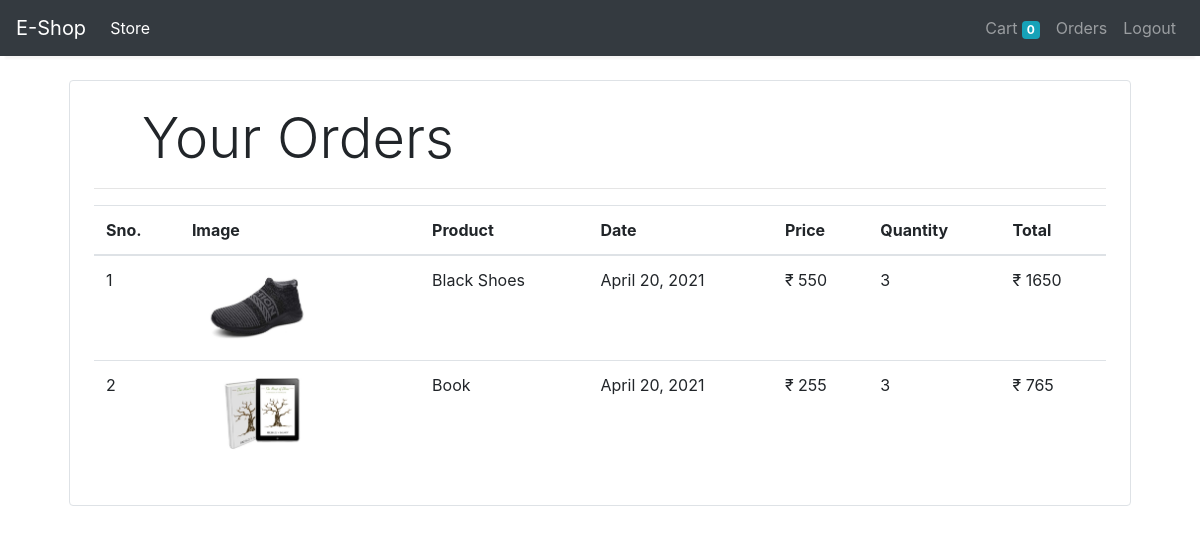
Screenshot of /orders (signed in) with the database file from the repository.
### store/models/orders.py (models this page shows, shortened)
class Order(models.Model):
    product = models.ForeignKey(Product,
                                on_delete=models.CASCADE)
    customer = models.ForeignKey(Customer,
                                 on_delete=models.CASCADE)
    quantity = models.IntegerField(default=1)
    price = models.IntegerField()
    address = models.CharField(max_length=50, default='', blank=True)
    phone = models.CharField(max_length=50, default='', blank=True)
    date = models.DateField(default=datetime.datetime.today)
    status = models.BooleanField(default=False)
    @staticmethod
    def get_orders_by_customer(customer_id):
        return Order.objects.filter(customer=customer_id).order_by('-date')

### store/models/product.py (models this page shows, shortened)
class Product(models.Model):
    name = models.CharField(max_length=50)
    price = models.IntegerField(default=0)
    category = models.ForeignKey(Category, on_delete=models.CASCADE, default=1)
    description = models.CharField(max_length=200, default='' , null=True , blank=True)
    image = models.ImageField(upload_to='uploads/products/')

### store/middlewares/auth.py (the view)
    def middleware(request):
        returnUrl = request.META['PATH_INFO']
        if not request.session.get('customer'):
           return redirect(f'login?return_url={returnUrl}')
        response = get_response(request)
        return response

### store/templatetags/custom_filter.py (called while the page is built)
@register.filter(name='currency')
def currency(number):
    return "₹ "+str(number)

@register.filter(name='multiply')
def multiply(number , number1):
    return number * number1

### store/views/orders.py (called while the page is built)
    def get(self , request ):
        customer = request.session.get('customer')
        orders = Order.get_orders_by_customer(customer)
        return render(request , 'orders.html'  , {'orders' : orders})

### store/templates/orders.html (shortened to what this page needs)
{% extends 'base.html' %}
{% block content %}
{% load cart %}
{% load custom_filter %}
<div class="container">
   <div class="border rounded p-4 m-4">
        <p class="display-4 pl-4 ml-4">Your Orders</p>
        <hr>
        <table class="table">
            <thead>
                <tr>
                    <th>Sno.</th>
                    <th>Image</th>
                    <th>Product</th>
                    <th>Date</th>
                    <th>Price</th>
                    <th>Quantity</th>
                    <th>Total</th>
                </tr>
            </thead>
            <tbody>
                {% for order in orders %}
                <tr>
                    <td>{{forloop.counter}}</td>
                    <td><img style="height: 80px;" class="rounded-circle" src="{{order.product.image.url}}" alt=""></td>
                    <td>{{order.product.name}}</td>
                    <td>{{order.date}}</td>
                    <td>{{order.price|currency}}</td>
                    <td>{{order.quantity}}</td>
                    <td>{{order.quantity|multiply:order.price|currency}}</td>
                </tr>
                {% endfor %}
            </tbody>
        </table>
   </div>
</div>
{% endblock %}

### rows the page displays
Order: product.image (picture), product.name "Black Shoes", date "April 20, 2021", price "₹ 550", quantity "3", quantity|multiply "₹ 1650"
Order: product.image (picture), product.name "Book", date "April 20, 2021", price "₹ 255", quantity "3", quantity|multiply "₹ 765"

### other values shown
{{ request.session.cart.keys|length }} "0"
